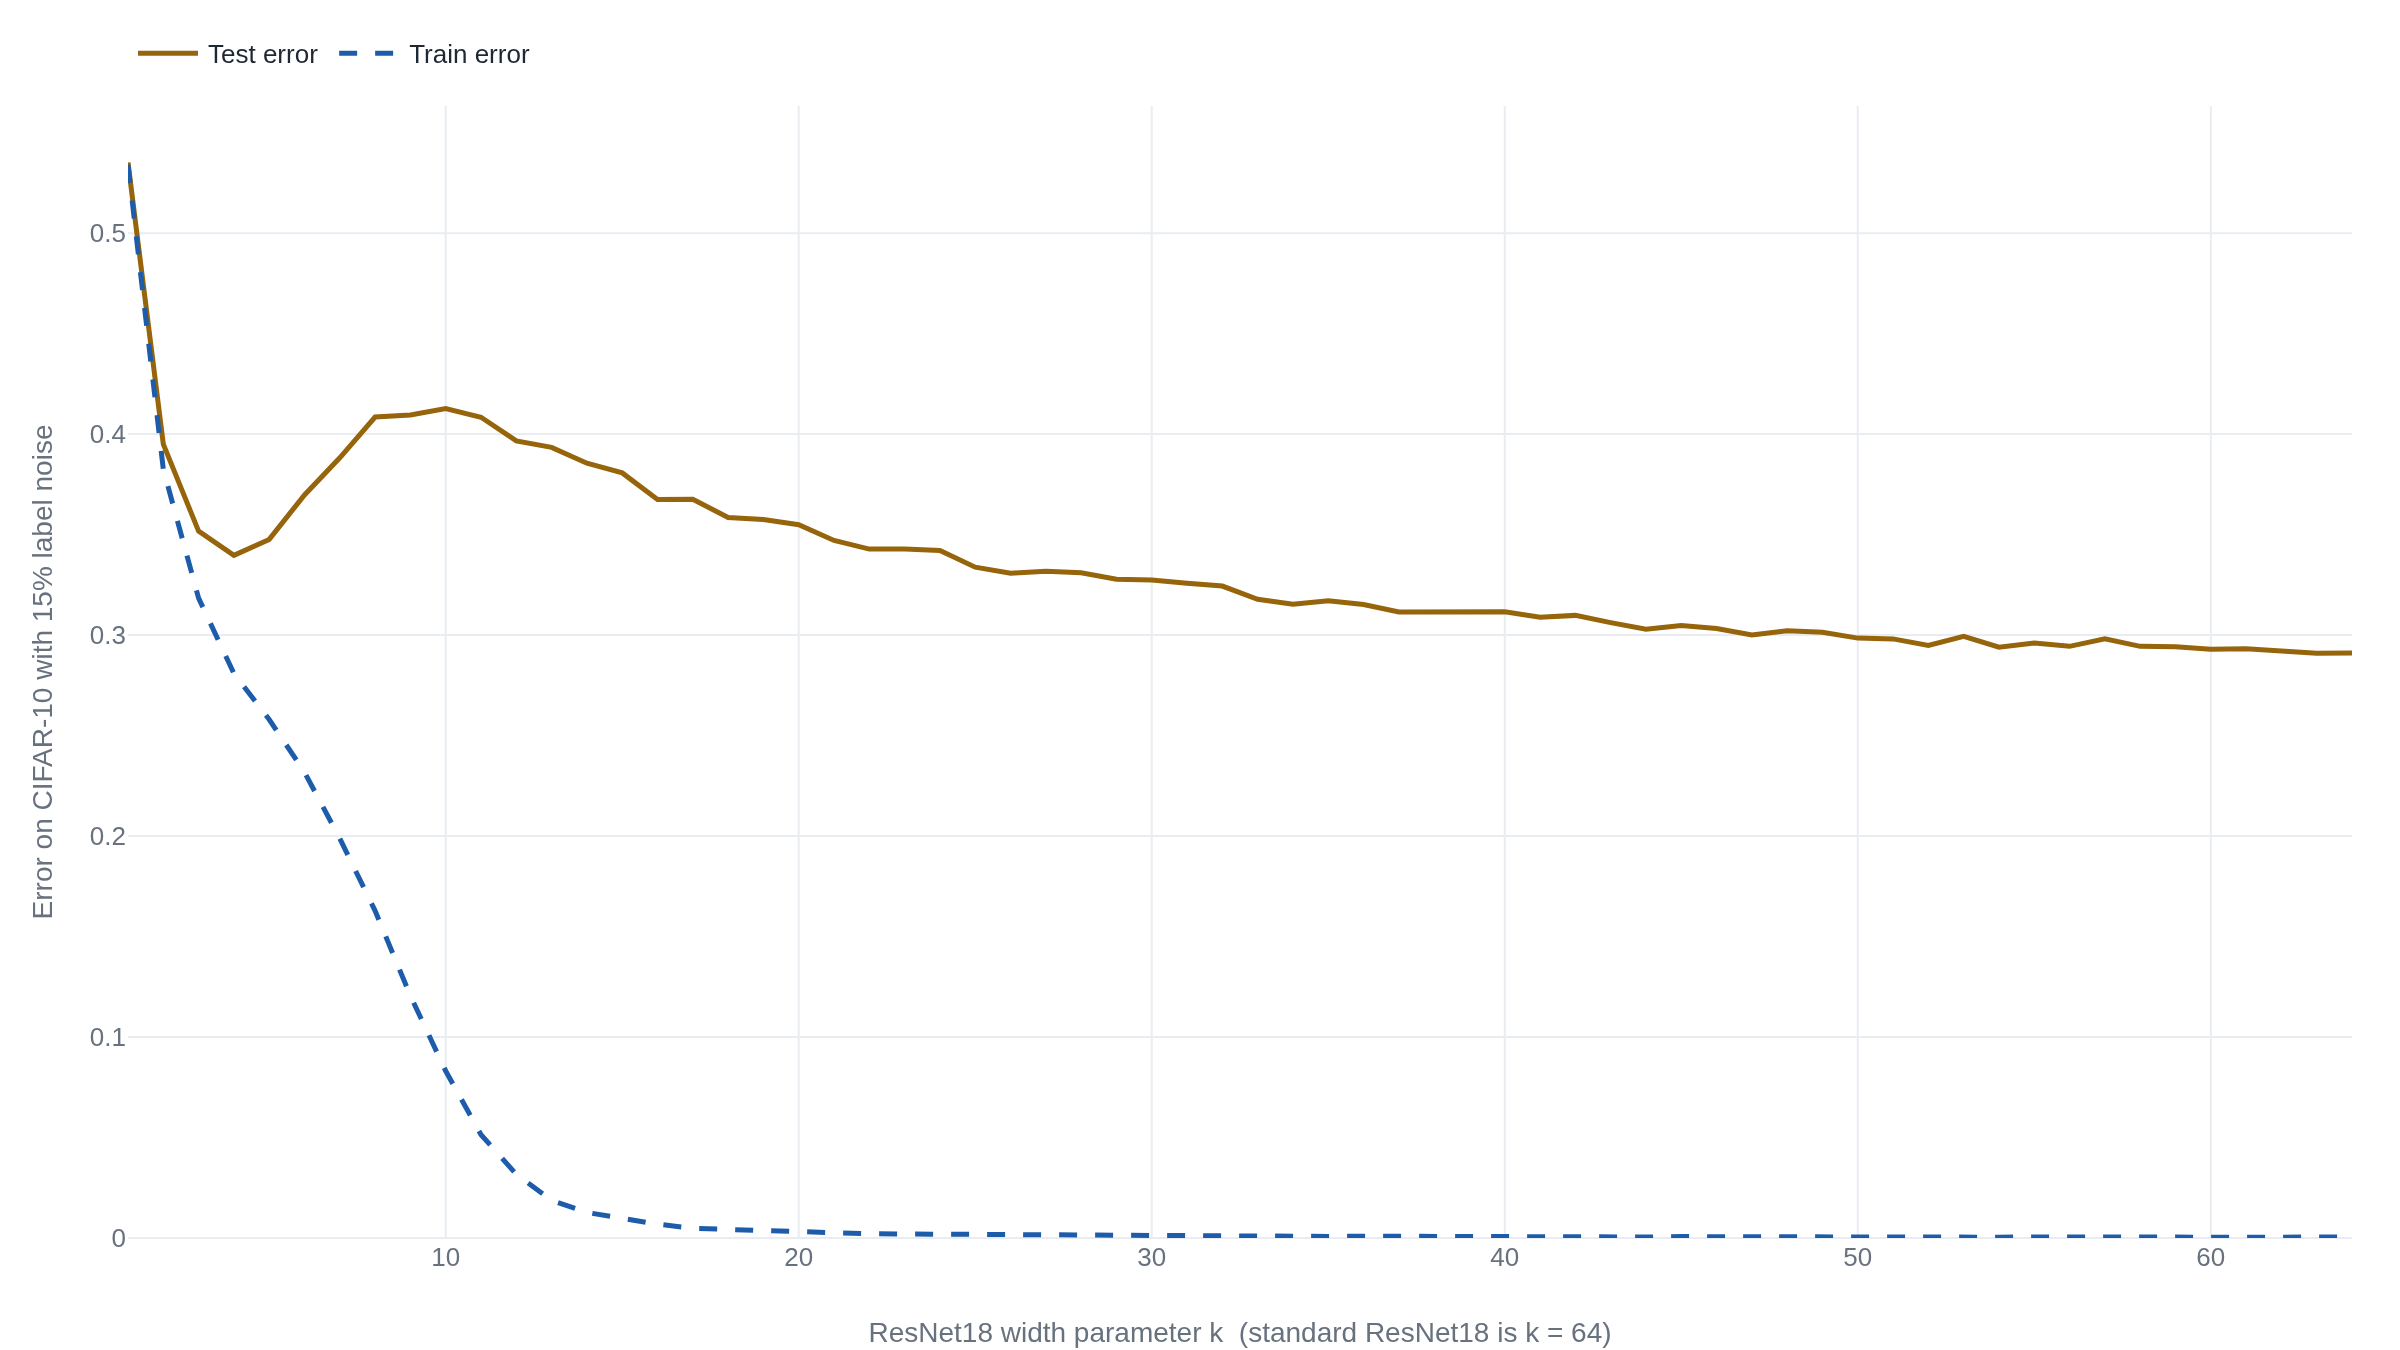

The script that drew this image:
# Model-wise double descent: ResNet18 on CIFAR-10 with 15% label noise.
#
# Provenance. The series below is computed from the authors' released raw data
# (Nakkiran et al. 2019), bucket gs://hml-public/dd/cifar10-resnet18k-p15-adam-reps
# reachable at https://storage.googleapis.com/hml-public/dd/cifar10-resnet18k-p15-adam-reps
# and indexed from https://gitlab.com/harvard-machine-learning/double-descent.
# Each ResNet18 is parameterized by a width k (standard ResNet18 is k=64); the
# bucket holds five training runs. For each width the final-epoch error is taken,
# averaged over the five runs. Test error is measured on clean labels and then
# remapped to the noisy test distribution with the paper's own transform,
# test_noisy = 1 - (1-p)(1-test_clean) + test_clean * p/9, p = 0.15, exactly as
# in the authors' intro_resnet_plot.ipynb. Train error is on the noisy training
# labels. Values are rounded to four decimals.

import plotly.graph_objects as go

width = [1, 2, 3, 4, 5, 6, 7, 8, 9, 10, 11, 12, 13, 14, 15, 16, 17, 18, 19, 20,
         21, 22, 23, 24, 25, 26, 27, 28, 29, 30, 31, 32, 33, 34, 35, 36, 37, 38,
         39, 40, 41, 42, 43, 44, 45, 46, 47, 48, 49, 50, 51, 52, 53, 54, 55, 56,
         57, 58, 59, 60, 61, 62, 63, 64]

test_error = [0.5351, 0.395, 0.3517, 0.3397, 0.3476, 0.3697, 0.3882, 0.4085,
              0.4095, 0.4127, 0.4084, 0.3966, 0.3934, 0.3855, 0.3807, 0.3675,
              0.3676, 0.3585, 0.3575, 0.3549, 0.3471, 0.3428, 0.3428, 0.3421,
              0.3338, 0.3308, 0.3318, 0.331, 0.3278, 0.3274, 0.3258, 0.3244,
              0.3178, 0.3153, 0.3171, 0.3152, 0.3115, 0.3113, 0.3114, 0.3116,
              0.3089, 0.3098, 0.3062, 0.3029, 0.3048, 0.3033, 0.3, 0.3021,
              0.3014, 0.2985, 0.2981, 0.2948, 0.2994, 0.294, 0.296, 0.2944,
              0.2982, 0.2944, 0.2942, 0.2929, 0.2932, 0.2924, 0.291, 0.2911]

train_error = [0.534, 0.3825, 0.3184, 0.2809, 0.258, 0.2318, 0.1988, 0.1628,
               0.1205, 0.0831, 0.0514, 0.0317, 0.0187, 0.0127, 0.0098, 0.0069,
               0.0048, 0.0042, 0.0037, 0.003, 0.0024, 0.0021, 0.002, 0.0019,
               0.0016, 0.0012, 0.001, 0.0012, 0.0012, 0.0011, 0.0009, 0.0008,
               0.0007, 0.001, 0.0008, 0.0009, 0.0008, 0.0008, 0.0005, 0.0008,
               0.0007, 0.0006, 0.0006, 0.0005, 0.0007, 0.0006, 0.0005, 0.0006,
               0.0004, 0.0004, 0.0004, 0.0005, 0.0006, 0.0004, 0.0005, 0.0004,
               0.0005, 0.0005, 0.0003, 0.0006, 0.0005, 0.0004, 0.0005, 0.0004]

fig = go.Figure()
fig.add_trace(go.Scatter(name="Test error", x=width, y=test_error, mode="lines"))
fig.add_trace(go.Scatter(name="Train error", x=width, y=train_error, mode="lines"))
fig.update_layout(
    xaxis_title="ResNet18 width parameter k  (standard ResNet18 is k = 64)",
    yaxis_title="Error on CIFAR-10 with 15% label noise",
)
fig.update_yaxes(rangemode="tozero")
